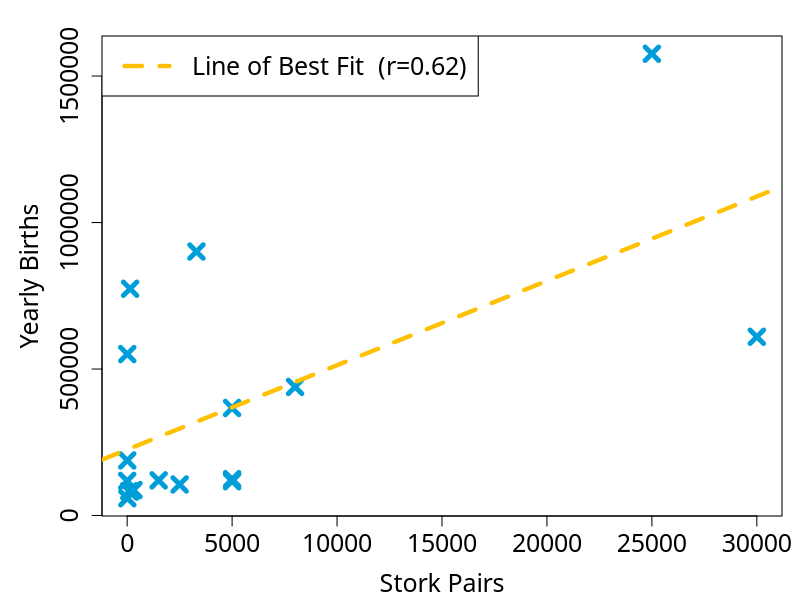
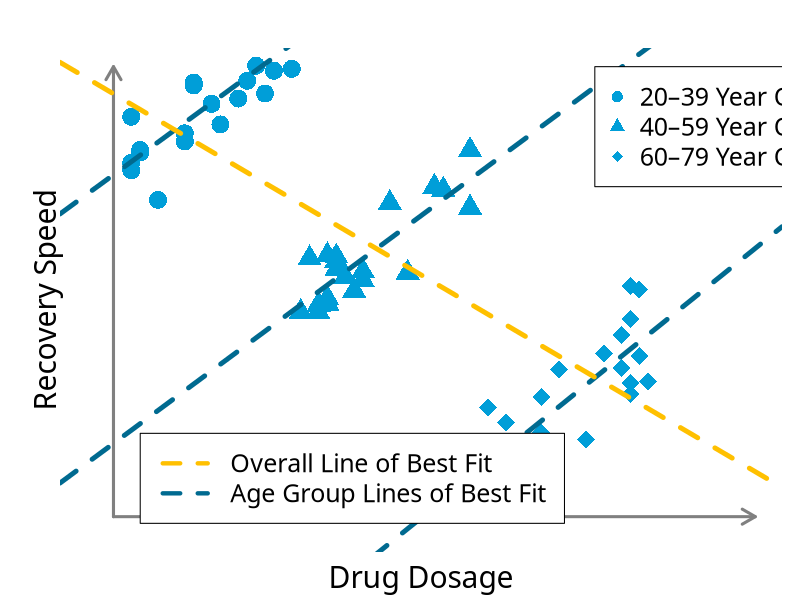
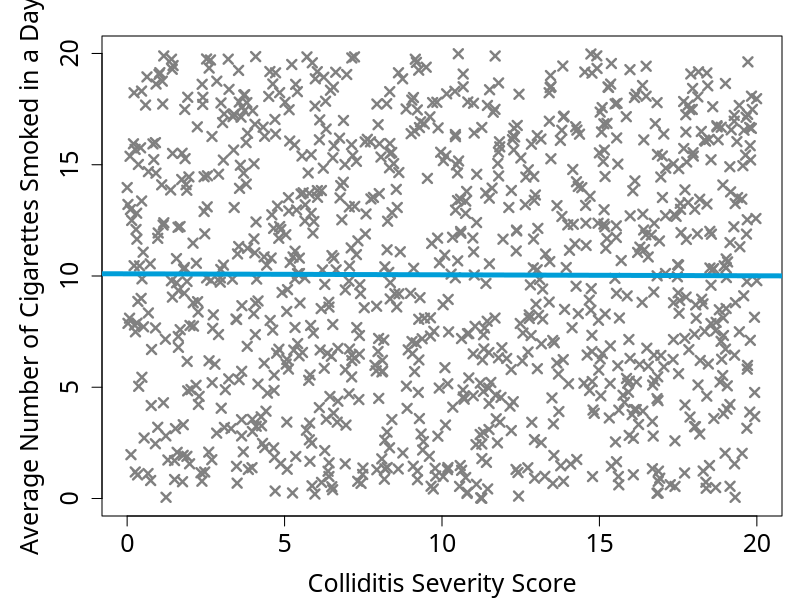
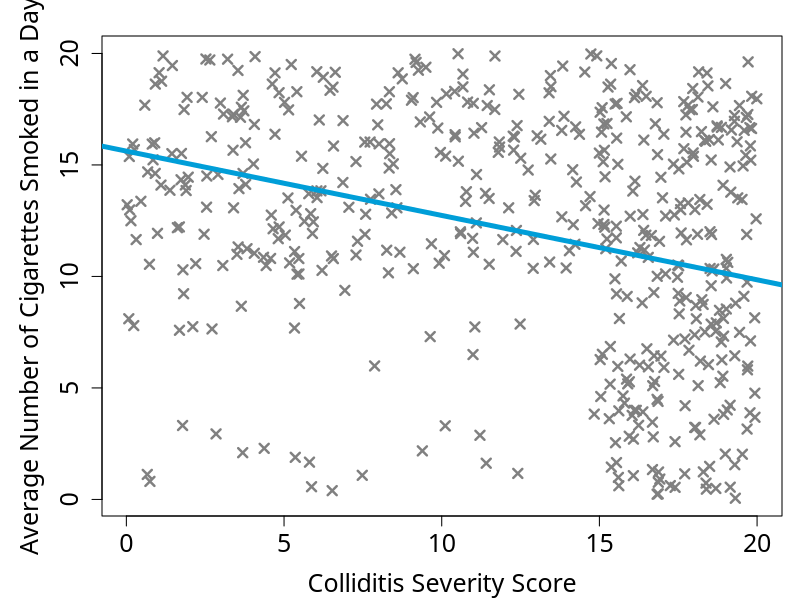

Recreate these plots in R, in order.
## ---- chunk 1
#| code-fold: true
#| code-summary: "Plotting the Data and Calculating the Correlation Coefficient in R"
#| label: storks-and-babies-graph
stork_pairs <- c(100, 300, 1, 5000, 9, 140, 3300, 2500, 4, 5000, 5, 30000, 1500, 5000, 8000, 150, 25000)
yearly_births <- c(83000, 87000, 118000, 117000, 59000, 774000, 901000, 106000, 188000, 124000, 551000, 610000, 120000, 367000, 439000, 82000, 1576000)
correlation <- cor(stork_pairs, yearly_births) # calculating the pearson correlation coefficient
par(mar=c(bottom=4.2, left=5.1, top=1.8, right=0.9), family="Roboto Slab") # setting the plot options
plot(stork_pairs, yearly_births, # plotting the data points
     xlab="Stork Pairs", ylab="Yearly Births", 
     pch=4, cex=1.8, col="#009ed8", lwd=4.8, cex.lab=1.5, cex.axis=1.5)
abline(lm(yearly_births ~ stork_pairs), # adding the line of best fit
       col = "#ffc000", lty=2, lwd = 4.2)
legend("topleft", legend=paste0("Line of Best Fit  (r=", round(correlation, 2), ")"), 
       col="#ffc000", lty=2, lwd=4.2, cex=1.5)
## ---- chunk 2
#| code-fold: true
#| code-summary: "Testing the Null Hypothesis in R"
#| label: storks-and-babies-test
significance_test <- cor.test(stork_pairs, yearly_births)
p_val <- significance_test$p.value
print(paste("p-value:", p_val), quote=FALSE)
## ---- chunk 3
#| code-fold: true
#| code-summary: "Simulating and Plotting Data to Illustrate Robert Heaton's Example of Simpson's Paradox in R"
#| label: robert-heaton-example
set.seed(31415) 
group_1_dosages <- sample(1:20, 20, replace = TRUE)
group_2_dosages <- sample(21:40, 20, replace = TRUE)
group_3_dosages <- sample(41:60, 20, replace = TRUE)
all_dosages <- c(group_1_dosages, group_2_dosages, group_3_dosages)
group_1_recovery_speeds <- 1.2 * group_1_dosages + 100 + rnorm(20,0,5)
group_2_recovery_speeds <- 1.2 * group_2_dosages + 50 + rnorm(20,0,5)
group_3_recovery_speeds <- 1.2 * group_3_dosages + rnorm(20,0,5)
all_recovery_speeds <- c(group_1_recovery_speeds, group_2_recovery_speeds, group_3_recovery_speeds)
par(mar=c(bottom=2.4, left=3, top=2.4, right=0.9), family="Roboto Slab")
plot(group_1_dosages, group_1_recovery_speeds, xlim=c(-3,72), ylim=c(36,120), bty="n", xaxt="n", yaxt="n", pch=16, cex=2.4,  col="#009ed8") 
points(group_2_dosages, group_2_recovery_speeds, pch=17, cex=2.4,  col="#009ed8")
points(group_3_dosages, group_3_recovery_speeds, pch=18, cex=2.4,  col="#009ed8")
arrows(x0=0, y0=39, x1=72, y1=39, length=0.15, code=2, lwd=3, col="#808080") 
arrows(x0=0, y0=39, x1=0, y1=120, length=0.15, code=2, lwd=3, col="#808080") 
mtext("Drug Dosage", side=1, line=1, cex=1.8)
mtext("Recovery Speed", side=2, line=0, cex=1.8)
abline(lm(group_1_recovery_speeds ~ group_1_dosages), col="#006a90", lwd=4.8, lty=2) 
abline(lm(group_2_recovery_speeds ~ group_2_dosages), col="#006a90", lwd=4.8, lty=2) 
abline(lm(group_3_recovery_speeds ~ group_3_dosages), col="#006a90", lwd=4.8, lty=2) 
abline(lm(all_recovery_speeds ~ all_dosages), col="#ffc000", lwd=4.8, lty=2)
legend(x=54, y=120, legend=c("20–39 Year Olds ", "40–59 Year Olds ", "60–79 Year Olds "), pch=c(16, 17, 18), col="#009ed8", cex=1.5)
legend(x=3, y=54, legend=c("Overall Line of Best Fit ", "Age Group Lines of Best Fit "), lty=2, col=c("#ffc000","#006a90"), lwd=4.2, cex=1.5)
## ---- chunk 4
#| code-fold: true
#| code-summary: "Finding the Correlation Coefficient in R"
#| label: robert-heaton-example-correlation
correlation <- cor(all_dosages, all_recovery_speeds)
print(paste("Pearson Correlation Coefficient:", correlation), quote=FALSE)
## ---- chunk 5
#| code-fold: true
#| code-summary: "Plotting the Relationship Between Disease Severity and Average Number of Cigarettes Smoked in a Day in a Simulated Sample of People Infected With Colliditis in R"
#| label: colliditis-infected-sample
set.seed(31415)
n <- 1000 
infected_sample <- matrix(0, nrow=n, ncol=2) # we initialise an empty matrix to store the data for each person
for (i in 1:n) {
  severity <- runif(1, min=0, max=20) # we assign each person in the sample a random severity score between 0 and 20
  cigarettes <- runif(1,0,20) # we assign each person in the sample a random average number of cigarettes smoked per day between 0 and 20
  infected_sample[i,1] <- severity
  infected_sample[i,2] <- cigarettes
}
par(mar=c(bottom=4.2, left=5.1, top=1.8, right=0.9), family="Roboto Slab") 
plot(infected_sample[,1], infected_sample[,2], pch=4, cex=1.2, lwd=2.4, col="#808080",
     xlab="Colliditis Severity Score", ylab="Average Number of Cigarettes Smoked in a Day",
     cex.lab=1.5, cex.axis=1.5)
abline(lm(infected_sample[,1] ~ infected_sample[,2]), lwd=4.8, col="#009ed8",) # we plot the line of best fit
## ---- chunk 6
#| code-fold: true
#| code-summary: "Plotting the Relationship Between Disease Severity and Average Number of Cigarettes Smoked in a Day in a Simulated Sample of Hospitalised People Infected With Colliditis in R"
#| label: colliditis-hospitalised-sample
set.seed(31415)
hospital_infected_sample <- matrix(rep(NA, 2*n), nrow=n, ncol=2) 
for (i in 1:n) {
  dice_roll <- runif(1, min=0, max=1) # we generate random number between 0 and 1
  person_i <- infected_sample[i,]
  if(person_i[1] >= 15 && dice_roll <= 0.9) { # these people have a 90% chance of being in hospital
    hospital_infected_sample[i,] <- person_i
  } else if(person_i[2] >= 10 && dice_roll <= 0.6) { # these people have a 60% chance of being in hospital
    hospital_infected_sample[i,] <- person_i
  } else if(person_i[2] < 10 && dice_roll <= 0.1) { # others have a 10% chance of being in hospital
    hospital_infected_sample[i,] <- person_i
  }
}
# Now we remove the people not in hospital from our sample:
hospital_infected_sample <- na.omit(hospital_infected_sample)
# And plot the result:
par(mar=c(bottom=4.2, left=5.1, top=1.8, right=0.9), family="Roboto Slab") 
plot(hospital_infected_sample[,1], hospital_infected_sample[,2], pch=4, cex=1.2, lwd=2.4, col="#808080",
     xlab="Colliditis Severity Score", ylab="Average Number of Cigarettes Smoked in a Day",
     cex.lab=1.5, cex.axis=1.5)
abline(lm(hospital_infected_sample[,1] ~ hospital_infected_sample[,2]), lwd=4.8, col="#009ed8",) # we plot the line of best fit
